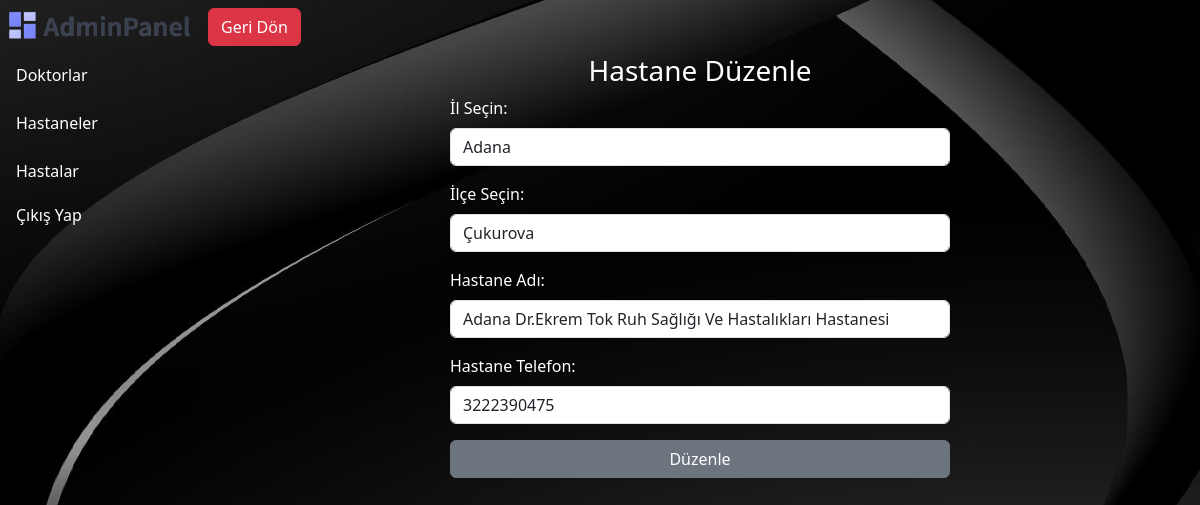
/Admin_Panel/hastane_duzenle.php?hastane_id=3 (signed in), run on the app's committed database.
### tables this page shows
CREATE TABLE `hastane` (
  `hastane_id` int(11) NOT NULL,
  `il_adi` text NOT NULL,
  `ilce_adi` text NOT NULL,
  `hastane_adi` text NOT NULL,
  `telefon` text NOT NULL
);

### Admin_Panel/hastane_duzenle.php (the view, shortened to what this page needs)
<?php
include('function.php');
if (isset($_GET['hastane_id'])) {
    $hastane_id = $_GET['hastane_id'];
    $sql_command = "SELECT * FROM hastane WHERE hastane_id = $hastane_id";
    $hastane_query = $db->query($sql_command);
    $hastane_info = $hastane_query->fetch(PDO::FETCH_ASSOC);
    if (isset($_POST['iller']) && $_POST['iller'] != "") $selected_il = $_POST['iller'];
    else $selected_il = $hastane_info['il_adi'];
    if (isset($_POST['ilceler']) && $_POST['ilceler'] != "") $selected_ilce = $_POST['ilceler'];
    else $selected_ilce = $hastane_info['ilce_adi'];
    $queryy = $db->query("SELECT * FROM il ORDER BY il_adi");
    while ($sehir = $queryy->fetch(PDO::FETCH_ASSOC)) {
        $sehirler[] = $sehir;
    }
    $SQL = "SELECT ilce.ilce_adi FROM ilce
        INNER JOIN il ON ilce.IL_ID = il.IL_ID
        WHERE il.il_adi = '$selected_il'
        ORDER BY ilce.ilce_adi;";
    $queryy = $db->query($SQL);
    $ilceler = [];
    while ($ilce = $queryy->fetch(PDO::FETCH_ASSOC)) {
        $ilceler[] = $ilce;
    }
?>
    <div class="vh-100">
        <nav class="navbar pe-3 d-flex" data-bs-theme="dark">
            <form class="w-100" role="search" method="post">
                <a href="hastane.php" class=" btn btn-danger ms-2">Geri Dön</a>
            </form>
        </nav>
        <div class="w-50 m-auto text-white">
            <h3 class="text-center">Hastane Düzenle</h3>
            <form class="text-white" method="post">
                <div class="mb-3">
                    <label class="form-label" for="iller">İl Seçin:</label>
                    <select class="form-control" name="iller" class="hastane" onchange="this.form.submit()">
                        <?php
                        foreach ($sehirler as $sehir) {
                            $selected = ($sehir['il_adi'] == $selected_il) ? 'selected' : ''; ?>
                            <?php echo '<option value="' . $sehir['il_adi'] . '" ' . $selected . '>' . $sehir['il_adi'] . '</option>'; ?>
                        <?php } ?>
                    </select>
                </div>
                <div class="mb-3">
                    <label class="form-label" for="ilceler">İlçe Seçin:</label>
                    <select class="form-control " name="ilceler" onchange="this.form.submit()">
                        <?php
                        foreach ($ilceler as $ilce) {
                            $selected = ($ilce['ilce_adi'] == $selected_ilce) ? 'selected' : ''; ?>
                            <?php echo '<option value="' . $ilce['ilce_adi'] . '" ' . $selected . '>' . $ilce['ilce_adi'] . '</option>'; ?>
                        <?php } ?>
                    </select>
                </div>
                <div class="mb-3">
                    <label class="form-label" for="hastane_adi">Hastane Adı:</label>
                    <input type="text" value="<?php echo $hastane_info['hastane_adi']?>" name="hastane_adi" class="form-control">
                </div>
                <div class="mb-3">
                    <label class="form-label" for="hastane_tel">Hastane Telefon:</label>
                    <input type="tel" maxlength="10" value="<?php echo $hastane_info['telefon']?>" name="hastane_tel" class="form-control">
                </div>
                <button name="hastane_duzenle_kayit" value="<?php echo $hastane_id; ?>" class="btn btn-secondary w-100">Düzenle</button>
            </form>
        </div>
    </div>
<?php
} else {
    echo "yanlış Yönlendirme";
    header('refresh:3, hastane.php');
}

### Admin_Panel/style.css (style rules this page uses)
.bgimage { background-image: url(./images/bg_images.jpg); }
body { background-image: url(./images/bg_images.jpg); background-repeat: no-repeat; background-position: center center; background-attachment: fixed; background-size: cover; }

### data on the page
hastane: hastane_adi "Adana Dr.Ekrem Tok Ruh Sağlığı Ve Hastalıkları Hastanesi", hastane_tel "3222390475"

### other printed values
form field iller "Adana"
form field ilceler "Çukurova"
